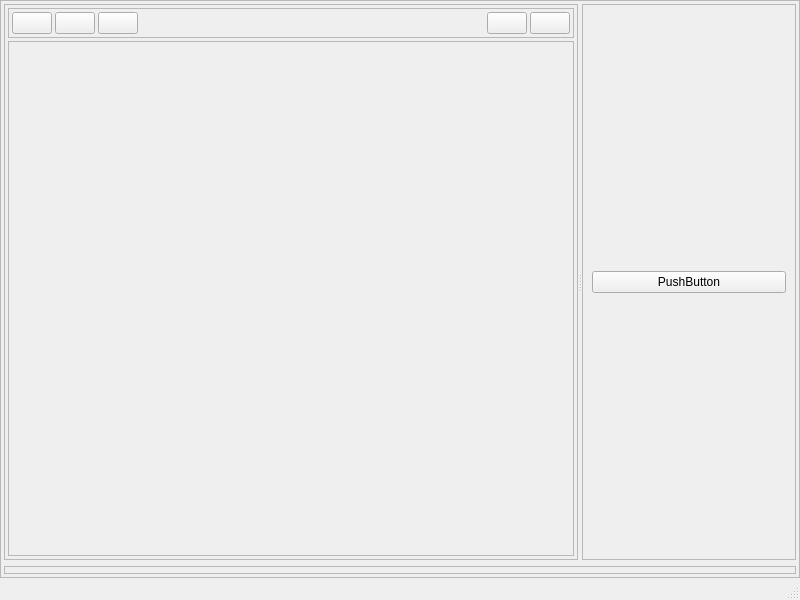
<?xml version="1.0" encoding="UTF-8"?>
<ui version="4.0">
 <class>MainWindow</class>
 <widget class="QMainWindow" name="MainWindow">
  <property name="geometry">
   <rect>
    <x>0</x>
    <y>0</y>
    <width>800</width>
    <height>600</height>
   </rect>
  </property>
  <property name="windowTitle">
   <string>MainWindow</string>
  </property>
  <widget class="QWidget" name="centralwidget">
   <layout class="QVBoxLayout" name="verticalLayout">
    <property name="leftMargin">
     <number>0</number>
    </property>
    <property name="topMargin">
     <number>0</number>
    </property>
    <property name="rightMargin">
     <number>0</number>
    </property>
    <property name="bottomMargin">
     <number>0</number>
    </property>
    <item>
     <widget class="QFrame" name="frame_2">
      <property name="frameShape">
       <enum>QFrame::StyledPanel</enum>
      </property>
      <property name="frameShadow">
       <enum>QFrame::Raised</enum>
      </property>
      <layout class="QVBoxLayout" name="verticalLayout_5">
       <property name="leftMargin">
        <number>3</number>
       </property>
       <property name="topMargin">
        <number>3</number>
       </property>
       <property name="rightMargin">
        <number>3</number>
       </property>
       <property name="bottomMargin">
        <number>3</number>
       </property>
       <item>
        <widget class="QSplitter" name="splitter">
         <property name="orientation">
          <enum>Qt::Horizontal</enum>
         </property>
         <widget class="QFrame" name="frame">
          <property name="frameShape">
           <enum>QFrame::StyledPanel</enum>
          </property>
          <property name="frameShadow">
           <enum>QFrame::Raised</enum>
          </property>
          <layout class="QVBoxLayout" name="verticalLayout_2">
           <property name="spacing">
            <number>3</number>
           </property>
           <property name="leftMargin">
            <number>3</number>
           </property>
           <property name="topMargin">
            <number>3</number>
           </property>
           <property name="rightMargin">
            <number>3</number>
           </property>
           <property name="bottomMargin">
            <number>3</number>
           </property>
           <item>
            <widget class="QFrame" name="top_bar_frame">
             <property name="sizePolicy">
              <sizepolicy hsizetype="Preferred" vsizetype="Maximum">
               <horstretch>0</horstretch>
               <verstretch>0</verstretch>
              </sizepolicy>
             </property>
             <property name="frameShape">
              <enum>QFrame::StyledPanel</enum>
             </property>
             <property name="frameShadow">
              <enum>QFrame::Raised</enum>
             </property>
             <layout class="QHBoxLayout" name="horizontalLayout_3">
              <property name="spacing">
               <number>3</number>
              </property>
              <property name="leftMargin">
               <number>3</number>
              </property>
              <property name="topMargin">
               <number>3</number>
              </property>
              <property name="rightMargin">
               <number>3</number>
              </property>
              <property name="bottomMargin">
               <number>3</number>
              </property>
              <item>
               <widget class="QPushButton" name="play">
                <property name="toolTip">
                 <string>Start render</string>
                </property>
                <property name="text">
                 <string/>
                </property>
               </widget>
              </item>
              <item>
               <widget class="QPushButton" name="pause">
                <property name="toolTip">
                 <string>Pause render</string>
                </property>
                <property name="text">
                 <string/>
                </property>
               </widget>
              </item>
              <item>
               <widget class="QPushButton" name="stop">
                <property name="toolTip">
                 <string>Stop render</string>
                </property>
                <property name="text">
                 <string/>
                </property>
               </widget>
              </item>
              <item>
               <spacer name="horizontalSpacer">
                <property name="orientation">
                 <enum>Qt::Horizontal</enum>
                </property>
                <property name="sizeHint" stdset="0">
                 <size>
                  <width>40</width>
                  <height>20</height>
                 </size>
                </property>
               </spacer>
              </item>
              <item>
               <widget class="QPushButton" name="refresh">
                <property name="toolTip">
                 <string>Reset render</string>
                </property>
                <property name="text">
                 <string/>
                </property>
               </widget>
              </item>
              <item>
               <widget class="QPushButton" name="save_render">
                <property name="toolTip">
                 <string>Save current render to disk</string>
                </property>
                <property name="text">
                 <string/>
                </property>
               </widget>
              </item>
             </layout>
            </widget>
           </item>
           <item>
            <widget class="QFrame" name="viewport_frame">
             <property name="frameShape">
              <enum>QFrame::StyledPanel</enum>
             </property>
             <property name="frameShadow">
              <enum>QFrame::Raised</enum>
             </property>
             <layout class="QVBoxLayout" name="verticalLayout_3">
              <property name="leftMargin">
               <number>2</number>
              </property>
              <property name="topMargin">
               <number>2</number>
              </property>
              <property name="rightMargin">
               <number>2</number>
              </property>
              <property name="bottomMargin">
               <number>2</number>
              </property>
             </layout>
            </widget>
           </item>
          </layout>
         </widget>
         <widget class="QFrame" name="frame_3">
          <property name="frameShape">
           <enum>QFrame::NoFrame</enum>
          </property>
          <property name="frameShadow">
           <enum>QFrame::Raised</enum>
          </property>
          <layout class="QVBoxLayout" name="verticalLayout_6">
           <property name="leftMargin">
            <number>0</number>
           </property>
           <property name="topMargin">
            <number>0</number>
           </property>
           <property name="rightMargin">
            <number>0</number>
           </property>
           <property name="bottomMargin">
            <number>0</number>
           </property>
           <item>
            <widget class="QScrollArea" name="scrollArea">
             <property name="horizontalScrollBarPolicy">
              <enum>Qt::ScrollBarAlwaysOff</enum>
             </property>
             <property name="widgetResizable">
              <bool>true</bool>
             </property>
             <widget class="QWidget" name="scrollAreaWidgetContents">
              <property name="geometry">
               <rect>
                <x>0</x>
                <y>0</y>
                <width>207</width>
                <height>532</height>
               </rect>
              </property>
              <layout class="QVBoxLayout" name="verticalLayout_7">
               <item>
                <widget class="QPushButton" name="pushButton">
                 <property name="text">
                  <string>PushButton</string>
                 </property>
                </widget>
               </item>
              </layout>
             </widget>
            </widget>
           </item>
          </layout>
         </widget>
        </widget>
       </item>
       <item>
        <widget class="QFrame" name="progress_frame">
         <property name="sizePolicy">
          <sizepolicy hsizetype="Preferred" vsizetype="Maximum">
           <horstretch>0</horstretch>
           <verstretch>0</verstretch>
          </sizepolicy>
         </property>
         <property name="frameShape">
          <enum>QFrame::StyledPanel</enum>
         </property>
         <property name="frameShadow">
          <enum>QFrame::Raised</enum>
         </property>
         <layout class="QVBoxLayout" name="verticalLayout_4">
          <property name="spacing">
           <number>3</number>
          </property>
          <property name="leftMargin">
           <number>3</number>
          </property>
          <property name="topMargin">
           <number>3</number>
          </property>
          <property name="rightMargin">
           <number>3</number>
          </property>
          <property name="bottomMargin">
           <number>3</number>
          </property>
         </layout>
        </widget>
       </item>
      </layout>
     </widget>
    </item>
   </layout>
  </widget>
  <widget class="QMenuBar" name="menubar">
   <property name="geometry">
    <rect>
     <x>0</x>
     <y>0</y>
     <width>800</width>
     <height>22</height>
    </rect>
   </property>
  </widget>
  <widget class="QStatusBar" name="statusbar"/>
 </widget>
 <resources/>
 <connections/>
</ui>
